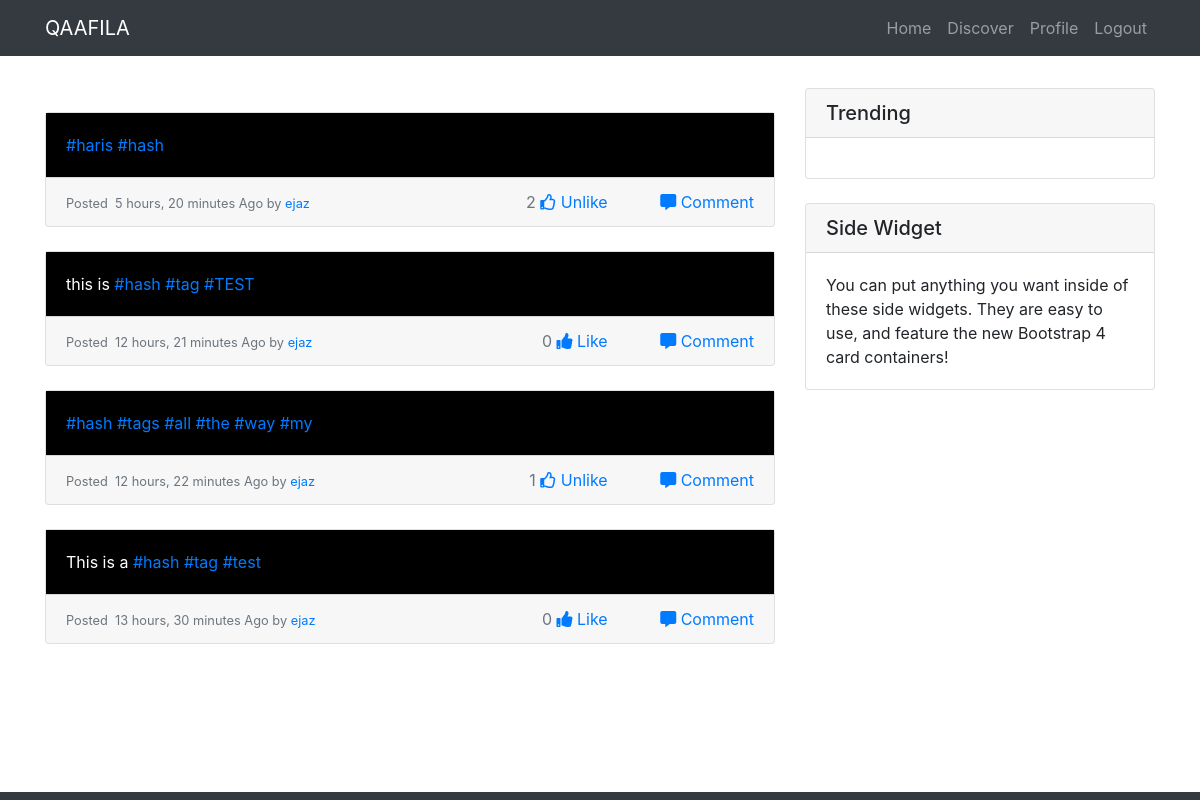
The app's page /tags/hash/ (signed in) with its own data.
### Qaafila/models.py (models this page shows, shortened)
class Darja(models.Model):
  text = models.CharField(max_length=255)
  user = models.ForeignKey(settings.AUTH_USER_MODEL, on_delete=models.CASCADE)
  created_at = models.DateTimeField(auto_now_add=True)
  updated_at = models.DateTimeField(auto_now=True)
  likes = models.ManyToManyField(settings.AUTH_USER_MODEL, related_name='post_likes')
  class Meta:
    ordering = ['-created_at']

### Qaafila/views.py (the view)
# urls.py: path('tags/<str:tag>/', get_hash_tag_data, name='get_hash_tag_data'),
def get_hash_tag_data(request, tag):
  obj, created = hashTag.objects.get_or_create(tag_name=tag)
  posts = Darja.objects.filter(text__contains='#'+str(tag))
  if created:
    obj.save()
  context = {'tag_posts':posts}
  return render(request, 'tags.html', context)

### Qaafila/templates/tags.html (shortened to what this page needs)
{% extends 'base.html' %}
{% load crispy_forms_tags %}
{% block content %}
{% for post in tag_posts %}
<div class="card mb-4 mt-4">
    <div class="card-body post-text">
    </div>
    <div class="card-footer text-muted">
        <small>
            Posted &nbsp;{{post.created_at|timesince}} Ago by
            <a href="#">{{post.user}}</a>
        </small>
          <span class="float-right">
             <span class="mr-4"> {{post.likes.count}}
               {% if request.user in post.likes.all %}
               <a href="{% url 'like_post' post.pk %}"><i class="far fa-thumbs-up"></i> Unlike</a>
               {% else %}
               <a href="{% url 'like_post' post.pk %}"><i class="fas fa-thumbs-up"></i> Like</a>
               {% endif %}
             </span>
              <a href="{% url 'detail' post.pk %}"><i class="fas fa-comment-alt ml-4"></i> Comment</a>
          </span>
      </div>
  </div>
{% endfor %}
{% endblock content %}

### static/css/blog-home.css (style rules this page uses)
body { padding-top: 56px; }

### Qaafila/templates/tags.html (style rules this page uses)
.post-text { color: white; background-color: black; }

### records on screen
Darja: created_at "5 hours, 20 minutes", user "ejaz", likes.count "2", shows "Unlike"
Darja: created_at "12 hours, 21 minutes", user "ejaz", likes.count "0", shows "Like"
Darja: created_at "12 hours, 22 minutes", user "ejaz", likes.count "1", shows "Unlike"
Darja: created_at "13 hours, 30 minutes", user "ejaz", likes.count "0", shows "Like"
